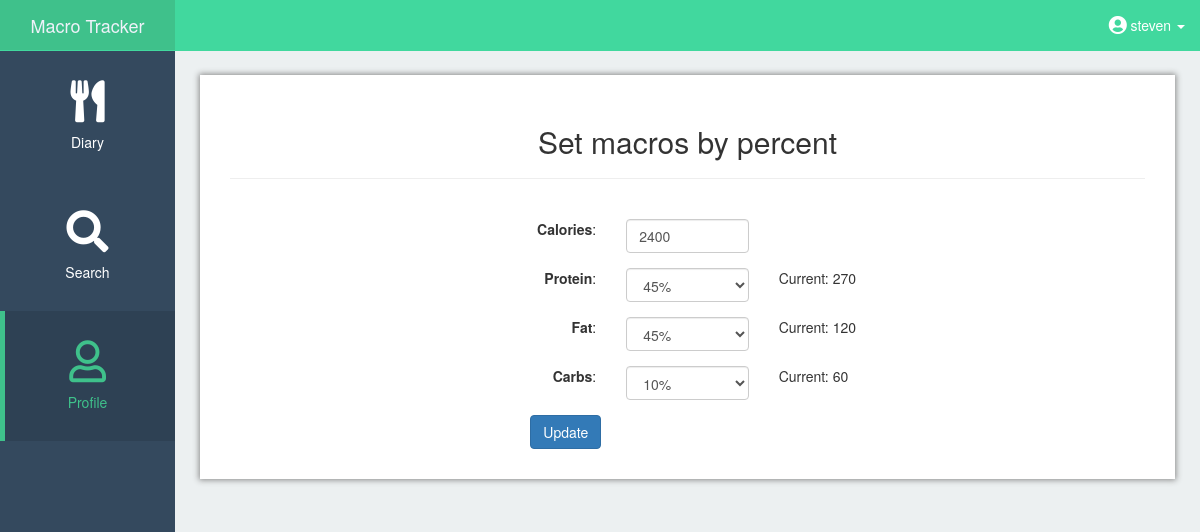
Page /profile/macrospercent (signed in) on the earlier database version.
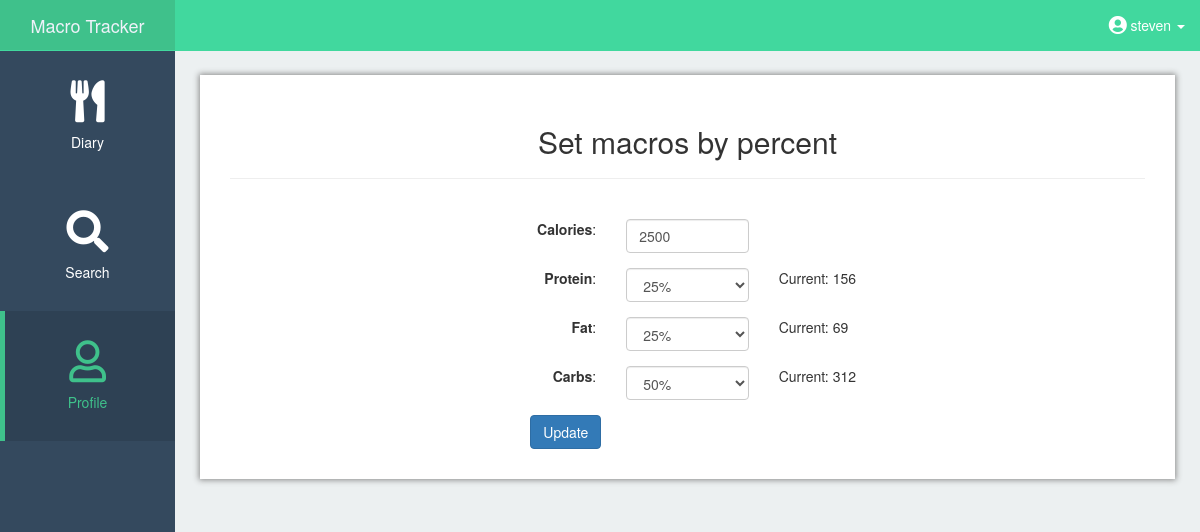
Same page on the later database version.
### app/models.py (models this page shows, shortened)
class User(UserMixin, db.Model):
    id = db.Column(db.Integer, primary_key=True)
    username = db.Column(db.String(64), index=True, unique=True)
    email = db.Column(db.String(120), index=True, unique=True)
    password_hash = db.Column(db.String(128))
    calories_goal = db.Column(db.Integer(), default=2000)
    carb_goal = db.Column(db.Numeric(), default=.55)
    fat_goal = db.Column(db.Numeric(), default=.25)
    protein_goal = db.Column(db.Numeric(), default=.2)
    carbs_grams = db.Column(db.Integer(), default=275)
    fat_grams = db.Column(db.Integer(), default=55)
    protein_grams = db.Column(db.Integer(), default=100)
    food = db.relationship('Food', backref='user', lazy='dynamic')

### app/routes.py (the view, shortened to what this page needs)
@app.route('/profile/macrospercent', methods=['GET', 'POST'])
@login_required
def macros_percent():
    user = User.query.filter_by(id=current_user.get_id()).first()
    form = SetMacroForm(calories=user.calories_goal,
                        fat=float(user.fat_goal),
                        carbs=float(user.carb_goal),
                        protein=float(user.protein_goal))
    if request.method == 'GET':
        return render_template('macros_percent.html', user=user, form=form)

### app/forms.py
class SetMacroForm(FlaskForm):
    PERCENT_CHOICES = [(.05, "5%"),
                       (.1, "10%"),
                       (.15, "15%"),
                       (.2, "20%"),
                       (.25, "25%"),
                       (.3, "30%"),
                       (.35, "35%"),
                       (.4, "40%"),
                       (.45, "45%"),
                       (.5, "50%"),
                       (.55, "55%"),
                       (.6, "60%"),
                       (.65, "65%"),
                       (.7, "70%"),
                       (.75, "75%"),
                       (.8, "80%"),
                       (.85, "85%"),
                       (.9, "90%")]
    calories = IntegerField('Calories', validators=[DataRequired()])
    protein = SelectField('Protein', choices=PERCENT_CHOICES, validators=[
        DataRequired()], default=.1)
    fat = SelectField('Fat', choices=PERCENT_CHOICES,
                      validators=[DataRequired()])
    carbs = SelectField('Carbs', choices=PERCENT_CHOICES,
                        validators=[DataRequired()])
    change_macros = SubmitField('Update')

### app/models.py (called while the page is built)
@login.user_loader
def load_user(id):
    return User.query.get(int(id))

### app/templates/macros_percent.html (shortened to what this page needs)
{% extends 'base.html' %} {% block app_content %}
<div id="page-wrapper">
    <div class="container-fluid main-content-fluid">
        <h2 class='text-center'>Set macros by percent</h2>
        <hr/>
        <br/>
        <div class="text-center">
            <form class="text-left col-md-6 col-md-offset-3" method="post">
                <div class="form-group row">
                    <div class="col-md-4 col-form-label text-right">
                        {{ form.calories.label }}:
                    </div>
                    <div class="col-md-4">
                        {{ form.calories(class="form-control") }}
                    </div>
                </div>
                <div class="form-group row">
                    <div class="col-md-4 col-form-label text-right">
                        {{ form.protein.label }}:
                    </div>
                    <div class="col-md-4">
                        {{ form.protein(class="selectpicker form-control") }}
                    </div>
                    <div class="col-md-4">
                        Current: {{ user.protein_grams }}
                    </div>
                </div>
                <div class="form-group row">
                    <div class="col-md-4 col-form-label text-right">
                        {{ form.fat.label }}:
                    </div>
                    <div class="col-md-4">
                        {{ form.fat(class="selectpicker form-control") }}
                    </div>
                    <div class="col-md-4">
                        Current: {{ user.fat_grams }}
                    </div>
                </div>
                <div class="form-group row">
                    <div class="col-md-4 col-form-label text-right">
                        {{ form.carbs.label }}:
                    </div>
                    <div class="col-md-4">
                        {{ form.carbs(class="selectpicker form-control") }}
                    </div>
                    <div class="col-md-4">
                        Current: {{ user.carbs_grams }}
                    </div>
                </div>
                <div class="col-md-4 text-right">
                    {{ form.change_macros(class="btn btn-primary mb-2") }}
                </div>
            </form>
        </div>
    </div>
</div>
{% endblock %}

### app/templates/base.html (shortened to what this page needs)
{% extends 'bootstrap/base.html' %} {% block title %} Steven's Macro Counter App {% endblock %} {% block navbar %} {% block
styles %} {{super()}}
<link rel="stylesheet" href="{{url_for('.static', filename='navbar_style_custom.css')}}">
<link rel="stylesheet" href="{{url_for('.static', filename='global.css')}}">
<link href="https://use.fontawesome.com/releases/v5.0.11/css/all.css" rel="stylesheet"> {% endblock %}
<div id="wrapper">
	<nav class="navbar navbar-default navbar-fixed-top">
		<div class="navbar-header">
			<a class="navbar-brand text-center" href="{{ url_for('home') }}">Macro Tracker</a>
		</div>
		<ul class="nav navbar-right top-nav hidden-xs">
			{% if current_user.is_anonymous %}
			<li>
				<a href="{{ url_for('login') }}">Login</a>
			</li>
			{% else %}
			<li class="dropdown">
				<a href="#" class="dropdown-toggle" data-toggle="dropdown">
					<span>
						<i class="fas fa-user-circle fa-lg"></i>
					</span>
					<span> {{ current_user.username }}</span>
					<b class="caret"></b>
				</a>
			</li>
			{% endif %}
		</ul>
		<div class="collapse navbar-collapse navbar-ex1-collapse">
			<ul class="nav navbar-nav side-nav">
				{% if current_user.is_anonymous %}
				<li {% if 'login' in request.path %}class="active" {% endif %} class="hidden-sm hidden-md hidden-lg">
					<a href="{{ url_for('login')}}">
						<div class="outer">
							<div class="middle">
								<div class="inner">
									<i class="navbar-icons fas fa-sign-in-alt fa-3x"></i>
									<br/>Log In
								</div>
							</div>
						</div>
					</a>
				</li>
				{% else %}
				<li {% if 'diary' in request.path %}class="active" {% endif %}>
					<a href="{{ url_for('diary')}}">
						<div class="outer">
							<div class="middle">
								<div class="inner">
									<i class="navbar-icons fas fa-utensils fa-3x"></i>
									<br/>Diary
								</div>
							</div>
						</div>
					</a>
				</li>
				<li {% if 'search' in request.path %}class="active" {% endif %}>
					<a href="{{ url_for('search') }}">
						<div class="outer">
							<div class="middle">
								<div class="inner">
									<i class="navbar-icons fas fa-search fa-3x"></i>
									<br/>Search
								</div>
							</div>
						</div>
					</a>
				</li>
				<li {% if 'profile' in request.path %}class="active" {% endif %}>
					<a href="{{ url_for('profile') }}">
						<div class="outer">
							<div class="middle">
								<div class="inner">
									<i class="navbar-icons far fa-user fa-3x"></i>
									<br />Profile
								</div>
							</div>
						</div>
					</a>
				</li>
				{% endif %}
			</ul>
		</div>
	</nav>
	{% endblock %} {% block content %}   {% block app_content
	%}{% endblock %} {% endblock %}

### app/static/navbar_style_custom.css (style rules this page uses)
body { margin-top: 50px; background-color: #ECF0F1; }
@media (min-width:767px) { body { margin-top: 50px; } }
@media (min-width:767px) { .navbar-default .navbar-brand { width: 175px; background-color: #3FC18B; color: white; } }
.navbar-icons { margin-bottom: 10px; }
.navbar-default { background-color: #41D89E; border-color: #41D89E; }
.navbar-default .navbar-nav > li > a { color: white; }
.navbar-default .navbar-nav > .active > a, .navbar-default .navbar-nav > .active > a:hover, .navbar-default .navbar-nav > .active > a:focus { color: #3FC18B; background-color: #2E4154; }
@media (min-width:767px) { .navbar-default .navbar-nav > .active > a, .navbar-default .navbar-nav > .active > a:hover, .navbar-default .navbar-nav > .active > a:focus { -webkit-box-shadow: inset 5px 0px 0px 0px #3FC18B; box-shadow: inset 5px 0px 0px 0px #3FC18B; } }
#wrapper { padding-left: 0; }
#page-wrapper { width: 100%; padding: 0; background-color: #ECF0F1; }
@media (min-width:767px) { #wrapper { padding-left: 175px; } }
@media (min-width:767px) { #page-wrapper { padding: 10px; } }
.top-nav { padding: 0 15px; }
.top-nav>li { display: inline-block; float: left; }
.top-nav>li>a { padding-top: 15px; padding-bottom: 15px; line-height: 20px; color: white; }
@media (min-width:767px) { .side-nav { position: fixed; top: 51px; left: 175px; width: 175px; margin-left: -175px; border: none; border-radius: 0; overflow-y: auto; background-color: #34495E; height: 100%; } }
@media (min-width:767px) { .side-nav>li>a { width: 175px; height: 130px; margin: 0px; padding: 0px; text-align: center; vertical-align: middle; } }
@media (min-width:767px) { .outer { display: table; position: absolute; height: 100%; width: 100%; } }
@media (min-width:767px) { .middle { display: table-cell; vertical-align: middle; } }
@media (min-width:767px) { .inner { margin-left: auto; margin-right: auto; width: 100%; } }

### app/static/global.css (style rules this page uses)
.main-content-fluid { background-color: white; box-shadow: 0px 0px 6px 1px #888888; }
@media (min-width:767px) { .main-content-fluid { padding: 30px; } }
@media (min-width: 767px) { #page-wrapper { padding: 25px; } }
.main-content-fluid { max-width: 1400px; }

Differences in the rows shown:
changed User "steven": protein_grams "270" → "156"; fat_grams "120" → "69"; carbs_grams "60" → "312"
Other differences:
form field calories: "2400" → "2500"
form field protein: "45%" → "25%"
form field fat: "45%" → "25%"
form field carbs: "10%" → "50%"
